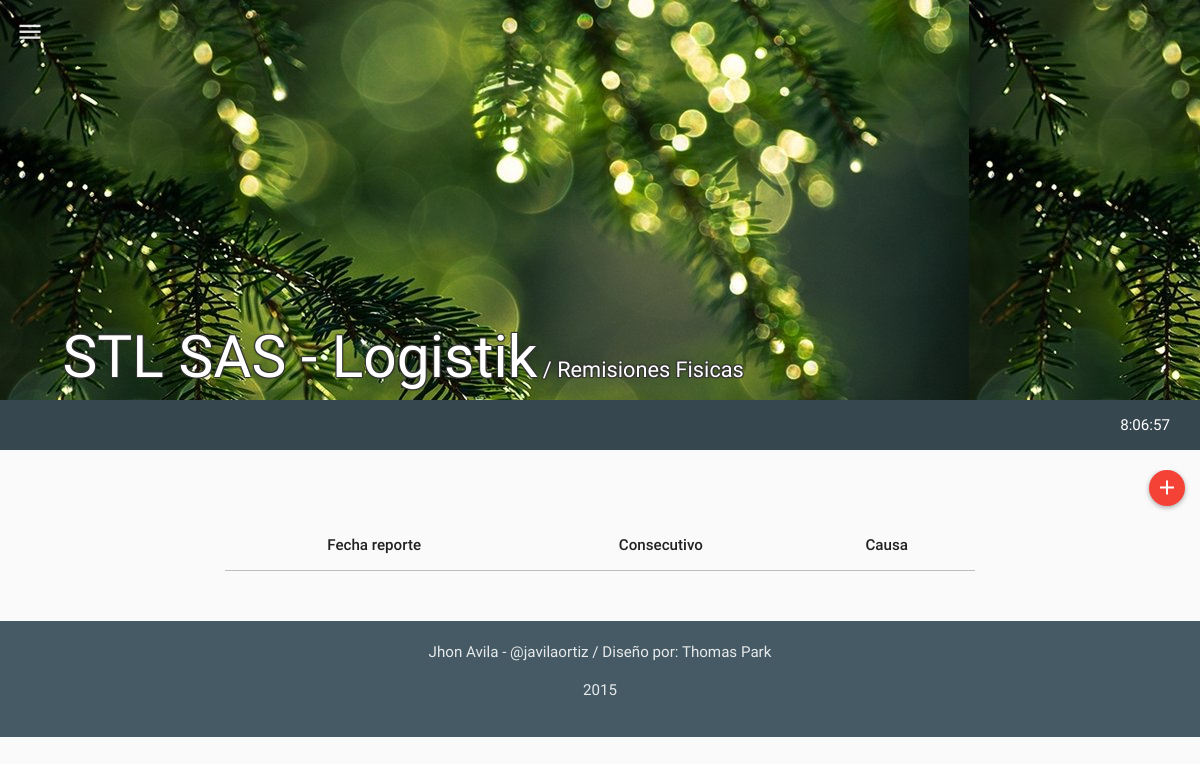
The page /mods/reportar/reportar.php (signed in) on the database as committed earlier.
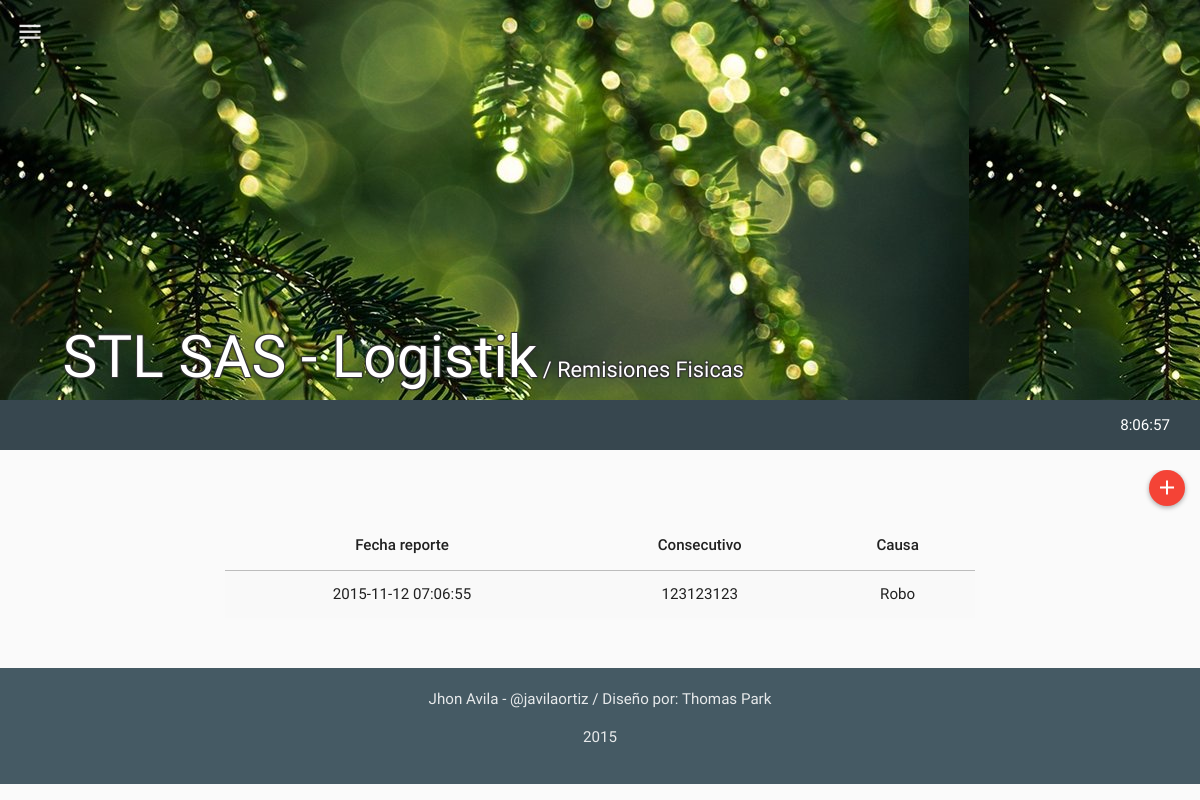
The same page on the database as committed later.
### tables this page shows
CREATE TABLE IF NOT EXISTS `tbl_reporte_consecutivo` (
  `rp_id` int(11) NOT NULL,
  `rp_consecutivo` varchar(30) NOT NULL,
  `rp_causa` varchar(30) NOT NULL,
  `rp_timestamp` timestamp NOT NULL DEFAULT CURRENT_TIMESTAMP ON UPDATE CURRENT_TIMESTAMP,
  `rp_created` int(11) NOT NULL,
  `rp_estado` int(11) NOT NULL
);

### php/reportar.php (the view, shortened to what this page needs)
<?php
class reportar{
  function get_reports(){
    $rt = new route();
    if(isset($_SESSION["ses_id"])){
      $qry='SELECT * FROM tbl_reporte_consecutivo ORDER BY rp_consecutivo DESC ';
      $res = mysql_query($qry);
      $item =" ";
      $script ="<script>$(document).ready(function(){";
      while($row_res = mysql_fetch_assoc($res)) {
        $item.='
              <tr>
                <td>'.$row_res["rp_timestamp"].'</td>
                <td>'.$row_res["rp_consecutivo"].'</td>
                <td>'.$row_res["rp_causa"].'</td>
              </tr>
        ';
        $script.='';
      }
      $script.='});</script>';
    }
    else{$rt->routing($rt->path("login"));}
    $html='
          <table class="table table-striped table-hover ">
            <thead>
              <tr>
                <th>Fecha reporte</th>
                <th>Consecutivo</th>
                <th>Causa</th>
              </tr>
            </thead>
            <tbody>
              '.$item.'
            </tbody>
          </table>
    ';
    return $script.$html;
  }
}
?>

Rows that differ between the two databases and show on the page:
added tbl_reporte_consecutivo: rp_timestamp "2015-11-12 07:06:55", rp_consecutivo "123123123", rp_causa "Robo"
